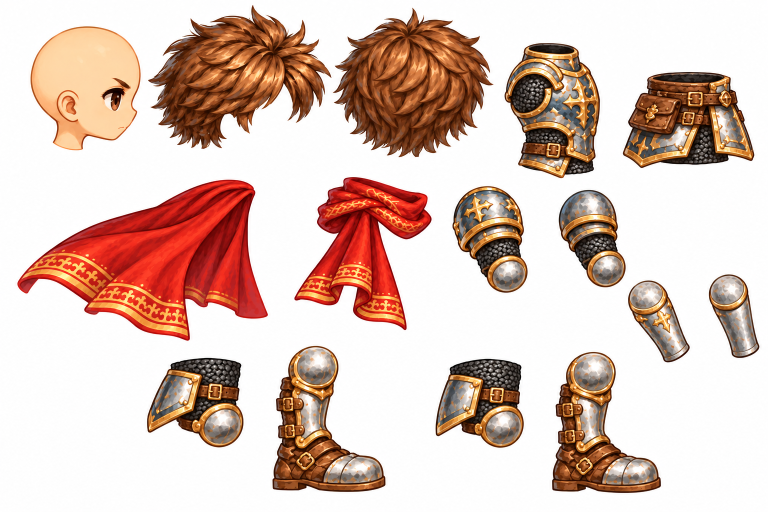
#> input picture art/rok2/02-body-parts.src.png, 1536 x 1024 px (shown at 1/2 size)
$ python items_pack.py ../art/rok2/02-body-parts.src.png ../art/rok2/02-body-parts.png 5 5 5
#> lines starting #> are read from the running program, lines starting #| are printed output that depends on the picture
# Cắt bộ đồ vật (lưới cột x hàng trên nền xanh lá) -> items*.webp ô vuông đều, căn đáy, nền trong suốt
# Dùng: python tools/items_pack.py <ảnh_gốc> <ra.webp> [cột=4] [hàng=3] [ô=96]
import sys, json
from PIL import Image
src, out = sys.argv[1], sys.argv[2]
C = int(sys.argv[3]) if len(sys.argv) > 3 else 4
R = int(sys.argv[4]) if len(sys.argv) > 4 else 3
CS = int(sys.argv[5]) if len(sys.argv) > 5 else 96
im = Image.open(src).convert('RGBA'); px = im.load(); W, H = im.size
#> after `W, H = im.size`: W = 1536; H = 1024
for y in range(H):
    for x in range(W):
        r, g, b, a = px[x, y]
        if g > 110 and g > r * 1.3 and g > b * 1.3: px[x, y] = (0, 0, 0, 0)
        elif g > r * 1.1 and g > b * 1.1 and g > 90: px[x, y] = (r, min(g, max(r, b) + 10), b, 255)
# dấu lấp lánh của Flow ở góc phải dưới
for y in range(int(H * 0.9), H):
    for x in range(int(W * 0.94), W): px[x, y] = (0, 0, 0, 0)
sheet = Image.new('RGBA', (C * CS, R * CS))
#> sheet: PIL image 25x25 RGBA; every value is 0
pad = 4
for ry in range(R):
    for cx in range(C):
        c = im.crop((round(cx * W / C), round(ry * H / R), round((cx + 1) * W / C), round((ry + 1) * H / R)))
        # bỏ đốm nhỏ lẻ: lấy hộp bao của kênh alpha đã lọc
        a = c.getchannel('A').point(lambda v: 255 if v > 40 else 0)
        bb = a.getbbox()
        if not bb: continue
        c = c.crop(bb)
        k = min((CS - pad * 2) / c.width, (CS - pad * 2) / c.height)
        c = c.resize((max(1, round(c.width * k)), max(1, round(c.height * k))), Image.NEAREST if k >= 1 else Image.LANCZOS)
        sheet.alpha_composite(c, (cx * CS + (CS - c.width) // 2, ry * CS + CS - pad - c.height))
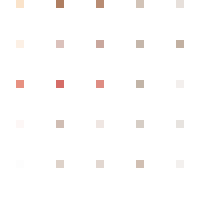
#> sheet: PIL image 25x25 RGBA (shown 8 times larger); mean R, G, B, A 8.8, 7.8, 7.4, 10.1; transparent parts drawn white
sheet.save(out, 'WEBP', lossless=True)
json.dump({'cols': C, 'rows': R, 'cw': CS, 'ch': CS}, open(out.rsplit('.', 1)[0] + '.json', 'w'))
print(out, sheet.size)
#| ../art/rok2/02-body-parts.png (25, 25)

$ run again, on art/rok2/03-props-hands.png
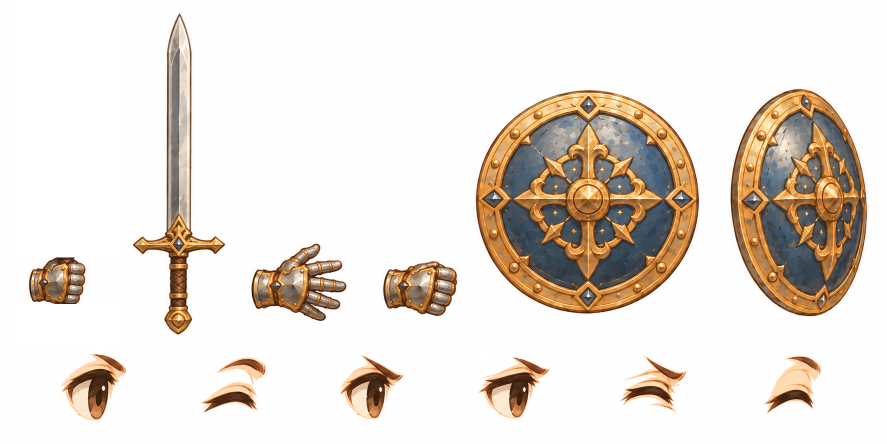
#> input picture art/rok2/03-props-hands.png, 1774 x 887 px (shown at 1/2 size)
#> after the loop `for ry in range(R):`:
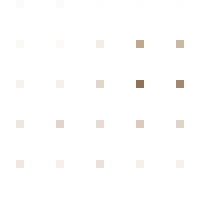
#> sheet: PIL image 25x25 RGBA (shown 8 times larger); mean R, G, B, A 9.2, 8.9, 8.6, 10.1; transparent parts drawn white
#| ../art/rok2/03-props-hands.png (25, 25)
